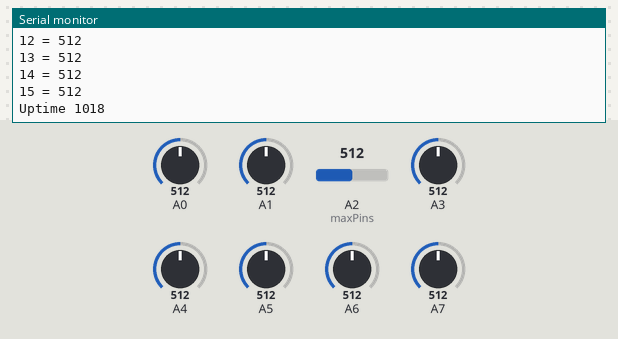
This sketch was run on a simulated Arduino Uno, built with avr-gcc and run on an emulated ATmega328P. Shown: the last lines printed to the serial monitor. The test bench sets the inputs (shaded band); at power-on: A0 = 512, A1 = 512, A2 (maxPins) = 512, A3 = 512, A4 = 512, A5 = 512, A6 = 512, A7 = 512.

Above: at 1.2 s.
1.3 s: A0 set to 716
At 1.9 s:
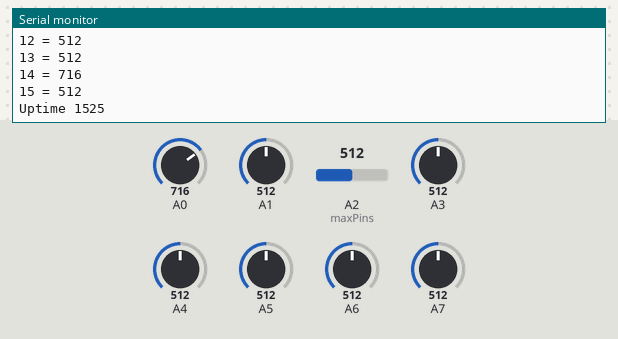
2.8 s: A1 set to 716
At 3.5 s:
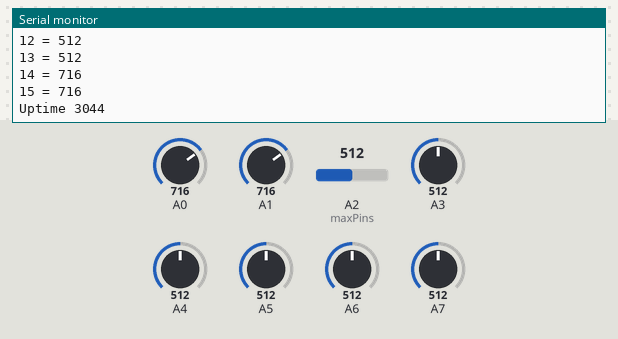
4.3 s: A2 (maxPins) set to 716
At 4.9 s:
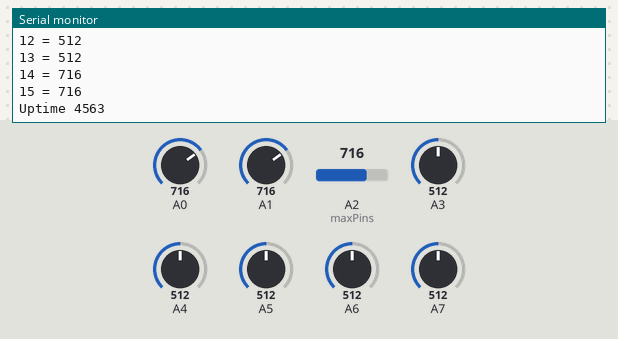
5.8 s: A3 set to 716
At 6.5 s:
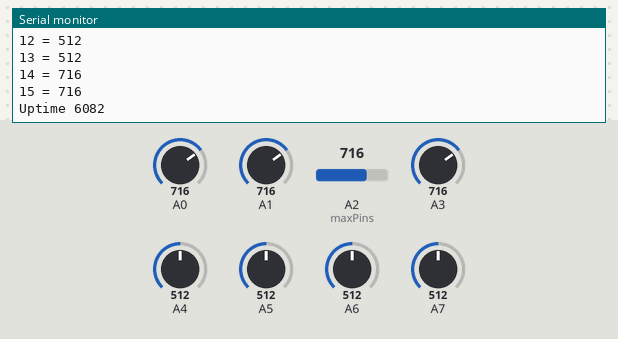
7.3 s: A4 set to 716
At 8.0 s:
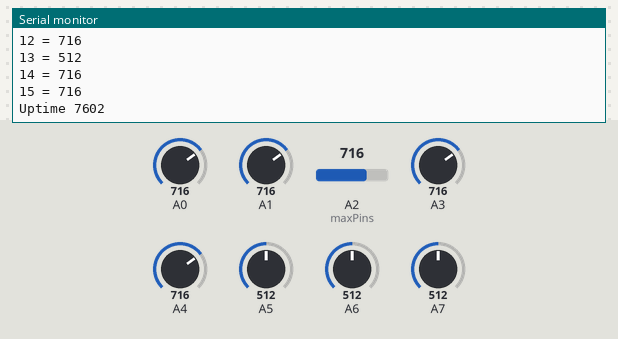
8.8 s: A5 set to 716
At 9.5 s:
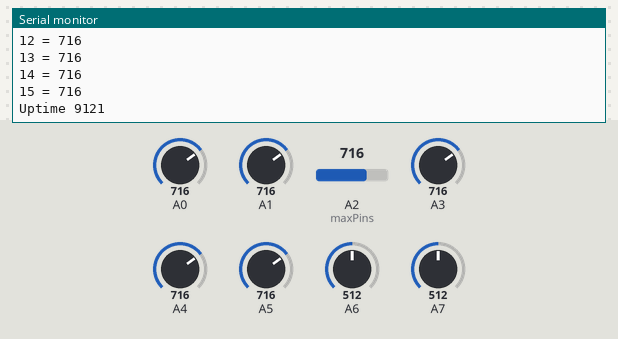
Timing chart, 0 to 11.3 s (numbered marks = the images above; inputs shaded):
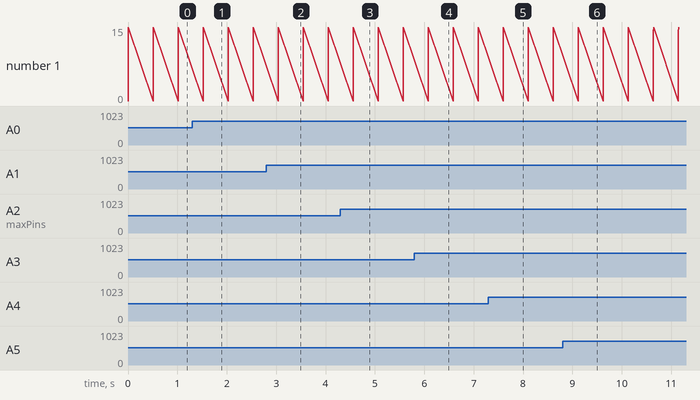

The sketch:

Input_Controller_Analog_Monitor.ino
```cpp
/*
 *
 * Input Controller Ananlog Monitor
 *
 * Scans the Analog ports and prints the current value.
 * Used for testing
 */

int pinUnderTest = 0;
const int maxPins = 16;
int analogValue = 0;
long currentTime = 0;

String inputRole[maxPins];


void setup() {
  // put your setup code here, to run once:
  Serial.begin(250000);

  inputRole[0] = "00";
  inputRole[1] = "01";
  inputRole[2] = "02";
  inputRole[3] = "03";
  inputRole[4] = "04";
  inputRole[5] = "05";
  inputRole[6] = "06";
  inputRole[7] = "07";
  inputRole[8] = "08";
  inputRole[9] = "09";
  inputRole[10] = "10";
  inputRole[11] = "11";
  inputRole[12] = "12";
  inputRole[13] = "13";
  inputRole[14] = "14";
  inputRole[15] = "15";


}

void loop() {

  // If the Role has a description - grab the analog value and print reslut
  for (pinUnderTest = 0; pinUnderTest < maxPins; ++pinUnderTest) {
      if (inputRole[pinUnderTest].length() > 0) {
        analogValue = analogRead(pinUnderTest);
        Serial.print(inputRole[pinUnderTest] + " = ");
        Serial.println(String(analogValue));
      }

  }

  Serial.println("Uptime " + String(millis()));
  delay(500);

}
```

Measured:
- after the input at 1.3 s, the serial monitor: prints a new line after 0.22 s (image 1)
- after the input at 2.8 s, the serial monitor: prints a new line after 0.24 s (image 2)
- after the input at 4.3 s, the serial monitor: prints a new line after 0.26 s (image 3)
- after the input at 5.8 s, the serial monitor: prints a new line after 0.28 s (image 4)
- after the input at 7.3 s, the serial monitor: prints a new line after 0.30 s (image 5)
- after the input at 8.8 s, the serial monitor: prints a new line after 0.32 s (image 6)
